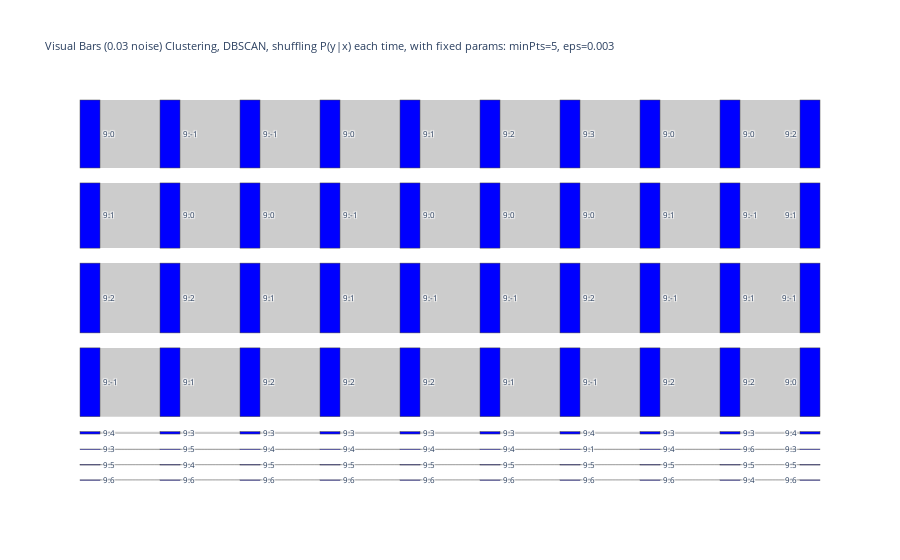

The code cell stored with this chart in its notebook:
### Code cell
link, label = sk.convert_lbls_to_sankey_nodes(x_lbls_L)
# plot
fig = go.Figure(data=
          [go.Sankey(node = dict(pad = 15, thickness=20, label = label, color =  "blue"),
                     link = link)])
    
fig.update_layout(title_text="Visual Bars (0.03 noise) Clustering, DBSCAN, shuffling P(y|x) each time, with fixed params: minPts={}, eps={}".format(minPoints, eps), font_size=8)
fig.show()

### Figure 1 — Plotly figure (JSON) as saved in the notebook; plotly's stock layout.template omitted (floating-point values rounded to 4 significant figures; data arrays with more than 128 entries replaced by an {"elided": "..."} marker saying what was removed)
{"data": [{"link": {"source": {"elided": "729 int values"}, "target": {"elided": "729 int values"}, "value": {"elided": "729 int values"}}, "node": {"color": "blue", "label": ["9:-1", "9:0", "9:1", "9:2", "9:3", "9:4", "9:5", "9:6", "9:7", "9:-1", "9:0", "9:1", "9:2", "9:3", "9:4", "9:5", "9:6", "9:7", "9:-1", "9:0", "9:1", "9:2", "9:3", "9:4", "9:5", "9:6", "9:7", "9:-1", "9:0", "9:1", "9:2", "9:3", "9:4", "9:5", "9:6", "9:7", "9:-1", "9:0", "9:1", "9:2", "9:3", "9:4", "9:5", "9:6", "9:7", "9:-1", "9:0", "9:1", "9:2", "9:3", "9:4", "9:5", "9:6", "9:7", "9:-1", "9:0", "9:1", "9:2", "9:3", "9:4", "9:5", "9:6", "9:7", "9:-1", "9:0", "9:1", "9:2", "9:3", "9:4", "9:5", "9:6", "9:7", "9:-1", "9:0", "9:1", "9:2", "9:3", "9:4", "9:5", "9:6", "9:7", "9:-1", "9:0", "9:1", "9:2", "9:3", "9:4", "9:5", "9:6", "9:7"], "pad": 15, "thickness": 20}, "type": "sankey"}], "layout": {"font": {"size": 8}, "title": {"text": "Visual Bars (0.03 noise) Clustering, DBSCAN, shuffling P(y|x) each time, with fixed params: minPts=5, eps=0.003"}}}
